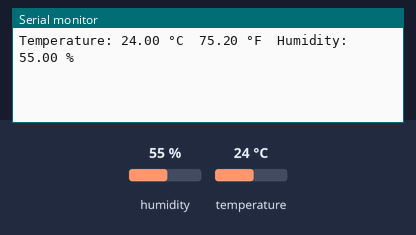
A sketch run on a simulated ESP8266 (NodeMCU). On the bench: the last lines printed to the serial monitor. Inputs (shaded band) come from the test bench; at power-on: humidity 55 %, temperature 24 °C.

Above: at 3.2 s.
3.3 s: humidity set to 22 %
At 5.4 s:
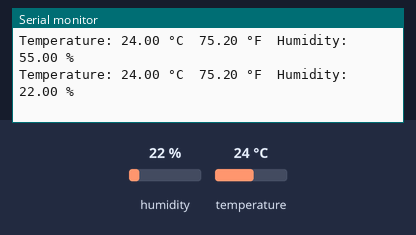
6.0 s: temperature set to 12 °C
At 6.6 s:
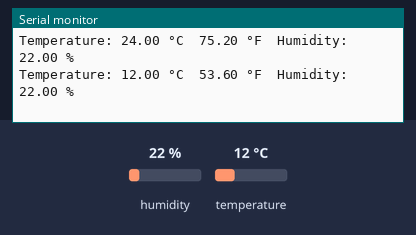
8.7 s: humidity set to 40 %
At 11.4 s:
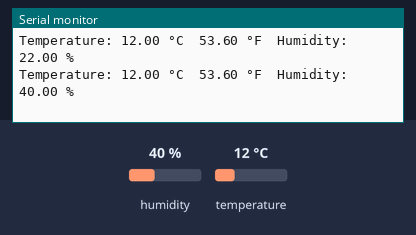
Timing chart, 0 to 12.9 s (numbered marks = the images above; inputs shaded):
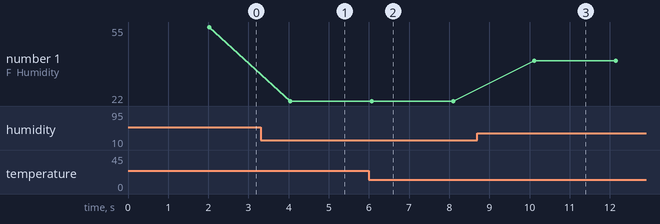

Measured:
- after the input at 3.3 s, the serial monitor: prints a new line after 0.75 s (image 1)
- after the input at 6.0 s, the serial monitor: prints a new line after 0.07 s (image 2)
- after the input at 8.7 s, the serial monitor: prints a new line after 1.4 s (image 3)
- plotted number 1: 55 → 22 after the input at 3.3 s, 22 → 40 after the input at 8.7 s

The sketch:

09-dht11_sensor_data.ino
```cpp
/*
*
* WIRING :
*          (D4 = Data-pin-of-DHT11),
*          (3volt = VCC-pin-of-DHT11),
*          (GND = GND-pin-of-DHT11)
*
*/


#include <ESP8266WiFi.h>
#include <DHT.h>

// Pin where the DHT11 is connected
#define DHTPIN 2    // D4 on ESP8266

// DHT sensor type
#define DHTTYPE DHT11

// Initialize DHT sensor
DHT dht(DHTPIN, DHTTYPE);

void setup() {
  // Start the Serial communication
  Serial.begin(115200);

  // Start the DHT sensor
  dht.begin();

  // Wait for a second before starting to get readings
  delay(2000);
}

void loop() {
  // Read humidity and temperature values
  float humidity = dht.readHumidity();
  float temperatureC = dht.readTemperature();  // Celsius

  // Check if the readings failed
  if (isnan(humidity) || isnan(temperatureC)) {
    Serial.println("Failed to read from DHT sensor!");
    return;
  }

  // Convert Celsius to Fahrenheit
  float temperatureF = (temperatureC * 9.0 / 5.0) + 32;

  // Print the values to the Serial Monitor
  Serial.print("Temperature: ");
  Serial.print(temperatureC);
  Serial.print(" °C  ");
  Serial.print(temperatureF);
  Serial.print(" °F  ");
  Serial.print("Humidity: ");
  Serial.print(humidity);
  Serial.println(" %");

  // Wait for 2 seconds before the next reading
  delay(2000);
}
```
